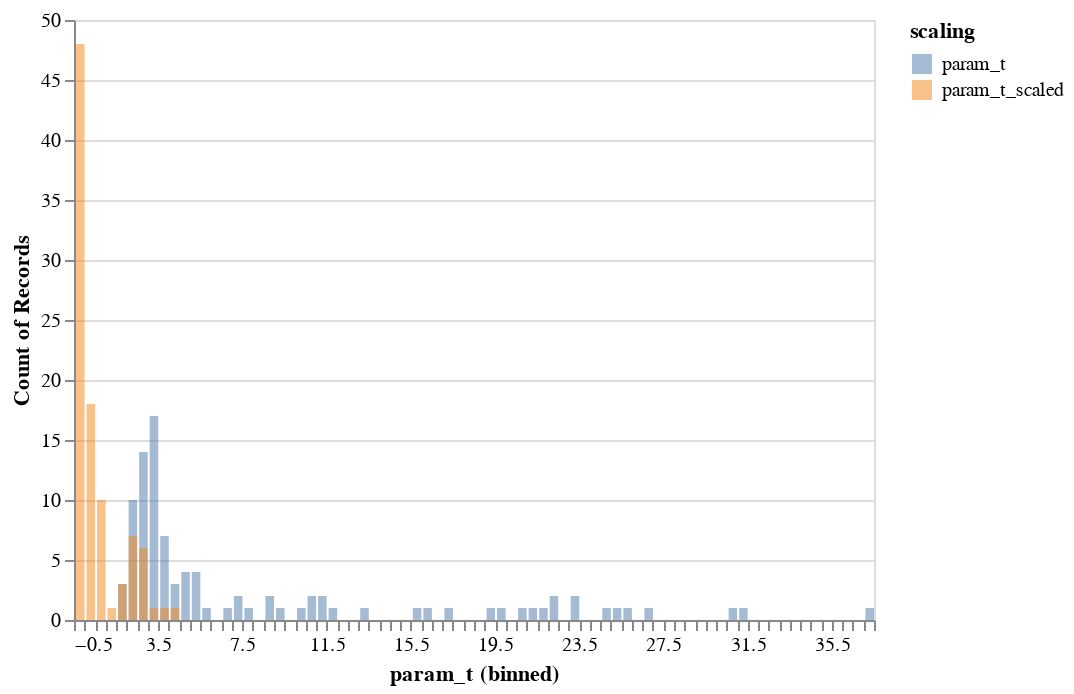

Source (notebook cell):
### Markdown cell above
# 7. Aggregate data to obtain well statistics

Next we create a summary with swell statistics for each well. To correct for scale deviations of the swell distribution that can occur due to unforseen different experimental conditions, the scaled swell rate is calculated using:  

$x_{scaled} = \dfrac{x-median(X)}{IQR}$

### Code cell
df_summ_well = df_summ.groupby('well')['param_t'].mean().reset_index()

# Scale the swell rate
robustscaler = RobustScaler(with_centering=True, with_scaling=True, quantile_range=(25.0, 75.0))
df_summ_well['param_t_scaled'] = robustscaler.fit_transform(df_summ_well['param_t'].values.reshape(-1, 1))

# Save the results
df_summ_well.to_csv(folder_path / 'well_output_summary.csv', index=False, sep=';')

# Visualize swell rate scaling
scaling_graph(df_summ_well, folder_path)

### Figure 1 — Vega-Lite specification as saved in the notebook (floating-point values rounded to 4 significant figures; data arrays with more than 128 entries replaced by an {"elided": "..."} marker saying what was removed)
{"config": {"view": {"continuousWidth": 400, "continuousHeight": 300}}, "data": {"name": "data-1221084cda8af3fe2b509ecfa471e542"}, "mark": {"type": "bar", "opacity": 0.5}, "encoding": {"color": {"type": "nominal", "field": "scaling"}, "x": {"type": "quantitative", "bin": {"maxbins": 100}, "field": "param_t"}, "y": {"type": "quantitative", "aggregate": "count", "field": "param_t", "stack": null}}, "$schema": "https://vega.github.io/schema/vega-lite/v4.8.1.json", "datasets": {"data-1221084cda8af3fe2b509ecfa471e542": {"elided": "192 records"}}}
